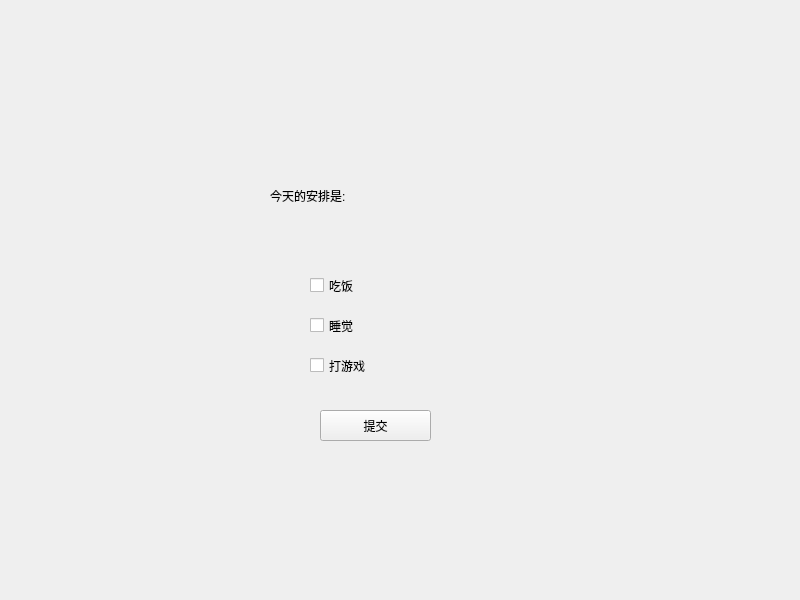
<?xml version="1.0" encoding="UTF-8"?>
<ui version="4.0">
 <class>Widget</class>
 <widget class="QWidget" name="Widget">
  <property name="geometry">
   <rect>
    <x>0</x>
    <y>0</y>
    <width>800</width>
    <height>600</height>
   </rect>
  </property>
  <property name="windowTitle">
   <string>Widget</string>
  </property>
  <widget class="QLabel" name="label">
   <property name="geometry">
    <rect>
     <x>270</x>
     <y>130</y>
     <width>221</width>
     <height>131</height>
    </rect>
   </property>
   <property name="text">
    <string>今天的安排是:</string>
   </property>
  </widget>
  <widget class="QCheckBox" name="checkBoxEat">
   <property name="geometry">
    <rect>
     <x>310</x>
     <y>270</y>
     <width>121</width>
     <height>31</height>
    </rect>
   </property>
   <property name="text">
    <string>吃饭</string>
   </property>
  </widget>
  <widget class="QCheckBox" name="checkBoxSleep">
   <property name="geometry">
    <rect>
     <x>310</x>
     <y>310</y>
     <width>121</width>
     <height>31</height>
    </rect>
   </property>
   <property name="text">
    <string>睡觉</string>
   </property>
  </widget>
  <widget class="QCheckBox" name="checkBoxPlay">
   <property name="geometry">
    <rect>
     <x>310</x>
     <y>350</y>
     <width>121</width>
     <height>31</height>
    </rect>
   </property>
   <property name="text">
    <string>打游戏</string>
   </property>
  </widget>
  <widget class="QPushButton" name="pushButton">
   <property name="geometry">
    <rect>
     <x>320</x>
     <y>410</y>
     <width>111</width>
     <height>31</height>
    </rect>
   </property>
   <property name="text">
    <string>提交</string>
   </property>
  </widget>
 </widget>
 <resources/>
 <connections/>
</ui>
